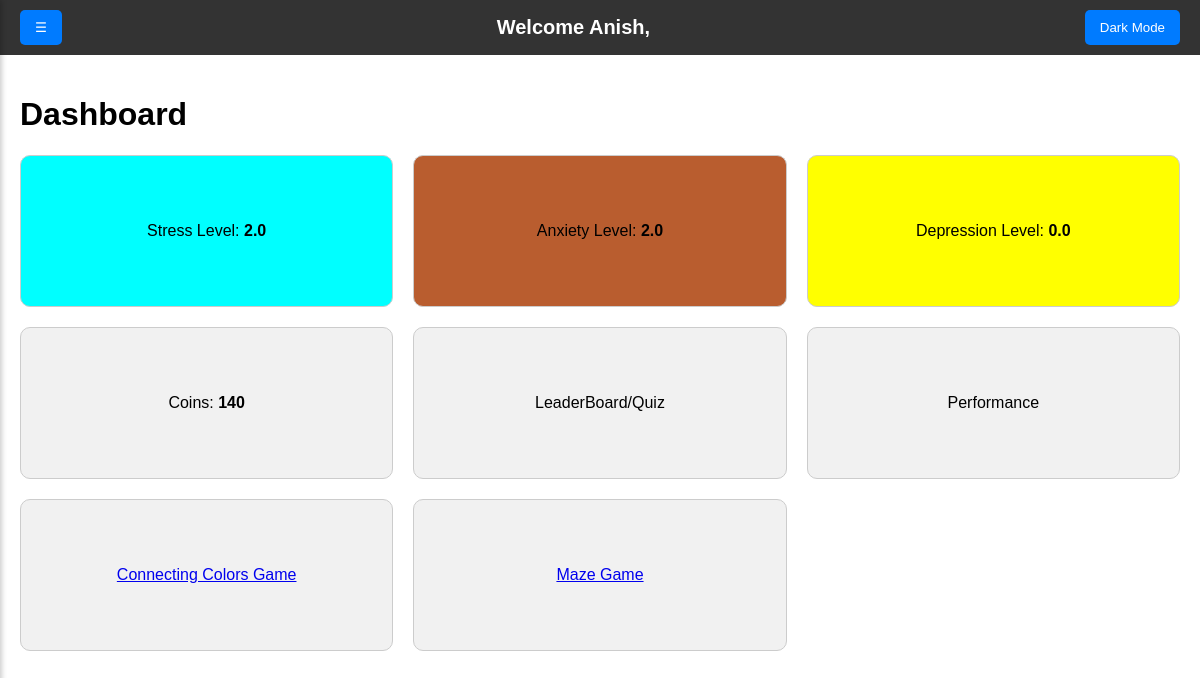
Before: /dashboard/ (signed in) with the older database file.
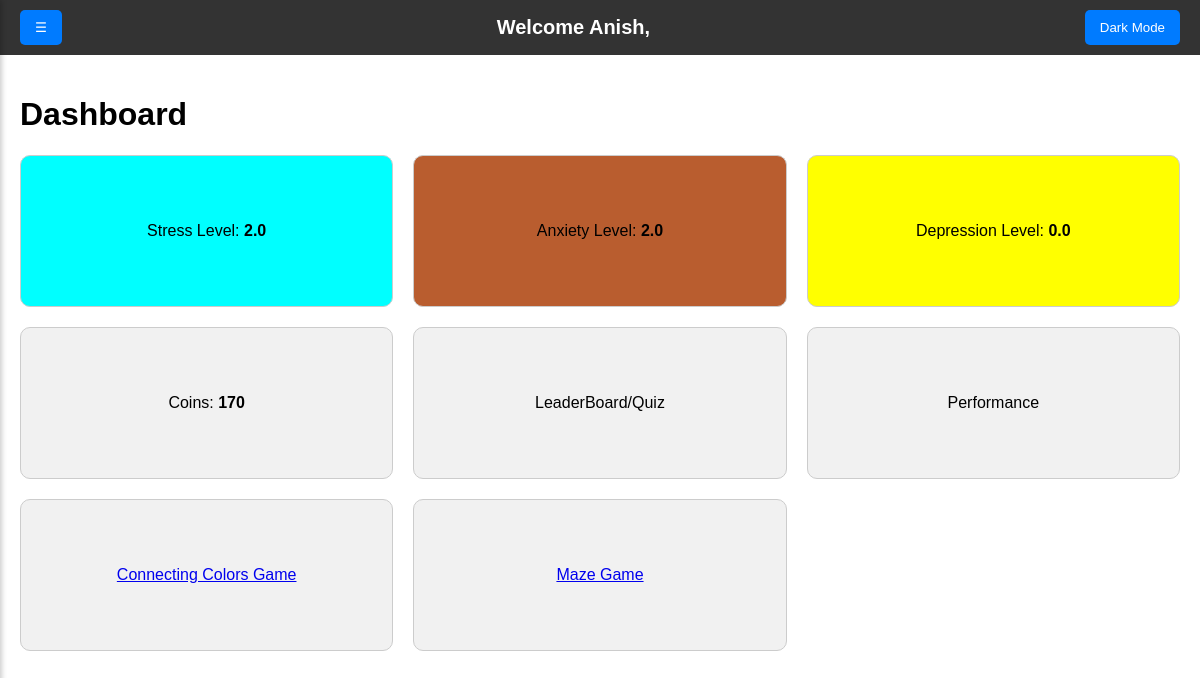
After: the same page with the newer database file.
### users/models.py (models this page shows)
class Profile(models.Model):
    user = models.OneToOneField(User, on_delete=models.CASCADE)
    coins = models.IntegerField(default=0)
    stress_level = models.FloatField(default=0.0)
    anxiety_level = models.FloatField(default=0.0)
    depression_level = models.FloatField(default=0.0)

### users/views.py (the view)
# urls.py: path("dashboard/", views.dashboard_view, name="dashboard"),
@login_required
def dashboard_view(request):
    try:
        profile = Profile.objects.get(user=request.user)  # Access the Profile object
    except Profile.DoesNotExist:
        profile = None  # Handle case where profile does not exist
    return render(request, "users/dashboard.html", {
        "Profile": profile
    })

### users/templates/users/dashboard.html (shortened to what this page needs)
<!DOCTYPE html>
<html lang="en">
<head>
  {% load static %}
</head>
<body>
  <nav class="navbar">
    <div class="navbar-left">
      <button id="toggle-btn" class="toggle-btn">☰</button>
    </div>
    <div class="navbar-center">
      Welcome Anish,
    </div>
    <div class="navbar-right">
      <button id="theme-toggle" class="toggle-btn">Dark Mode</button>
    </div>
  </nav>
  <div id="content" class="content">
    <h1>Dashboard</h1>
    <div class="dashboard">
      <div class="row-box" style="background-color: aqua;">
        <p>Stress Level: <strong>{{ Profile.stress_level }}</strong></p>
      </div>
      <div class="row-box" style="background-color: rgb(185, 93, 47);">
        <p>Anxiety Level: <strong>{{ Profile.anxiety_level }}</strong></p>
      </div>
      <div class="row-box" style="background-color: yellow;">
        <p>Depression Level: <strong>{{ Profile.depression_level }}</strong></p>
      </div>
      <div class="row-box">
        <p>Coins: <strong>{{ Profile.coins }}</strong></p>
      </div>
      <div class="row-box">LeaderBoard/Quiz</div>
      <div class="row-box">Performance</div>
      <div class="row-box"><a href="/game1"> Connecting Colors Game</a></div>
      <div class="row-box"><a href="/game2"> Maze Game</a></div>
    </div>
  </div>
</body>
</html>

### users/templates/users/dashboard.html (style rules this page uses)
:root { --bg-color: #fff; --text-color: #000; --navbar-color: #333; --navbar-text-color: #fff; --row-box-bg: #f1f1f1; --row-box-border: #ccc; }
body { margin: 0; font-family: Arial, sans-serif; background-color: var(--bg-color); color: var(--text-color); transition: background-color 0.3s ease, color 0.3s ease; }
.navbar { background-color: var(--navbar-color); color: var(--navbar-text-color); padding: 10px 20px; display: flex; justify-content: space-between; align-items: center; }
.navbar .navbar-left, .navbar .navbar-right { display: flex; align-items: center; }
.navbar .navbar-center { font-size: 20px; font-weight: bold; }
.toggle-btn { background-color: #007bff; color: white; border: none; padding: 10px 15px; border-radius: 5px; cursor: pointer; z-index: 1000; }
.content { padding: 20px; margin-left: 0; transition: margin-left 0.3s ease; }
.dashboard { display: grid; grid-template-columns: repeat(3, 1fr); gap: 20px; }
.dashboard .row-box { height: 150px; background-color: var(--row-box-bg); display: flex; justify-content: center; align-items: center; border: 1px solid var(--row-box-border); border-radius: 10px; transition: transform 0.3s ease, box-shadow 0.3s ease; position: relative; cursor: pointer; }

Changed rows visible on the page:
changed Profile: coins "140" → "170"
